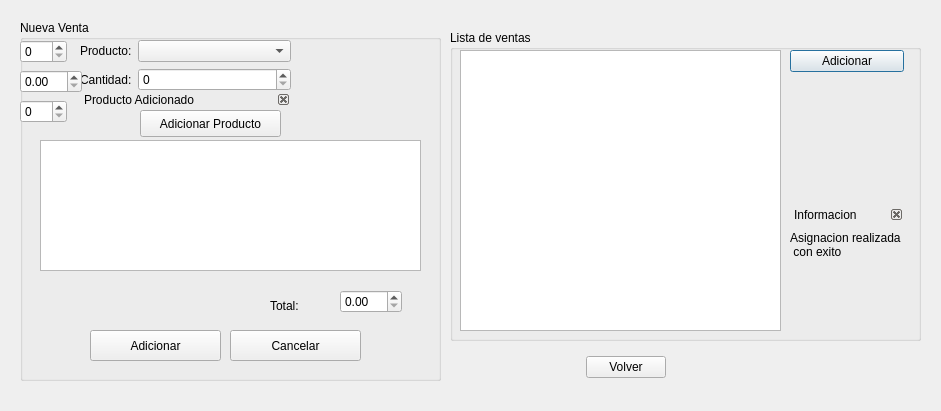
<?xml version="1.0" encoding="UTF-8"?>
<ui version="4.0">
 <class>Gventas</class>
 <widget class="QDialog" name="Gventas">
  <property name="geometry">
   <rect>
    <x>0</x>
    <y>0</y>
    <width>941</width>
    <height>411</height>
   </rect>
  </property>
  <property name="windowTitle">
   <string>Gestionar Ventas</string>
  </property>
  <widget class="QGroupBox" name="groupBox2">
   <property name="geometry">
    <rect>
     <x>450</x>
     <y>30</y>
     <width>471</width>
     <height>311</height>
    </rect>
   </property>
   <property name="title">
    <string>Lista de ventas</string>
   </property>
   <widget class="QTableView" name="lista2">
    <property name="geometry">
     <rect>
      <x>10</x>
      <y>20</y>
      <width>321</width>
      <height>281</height>
     </rect>
    </property>
   </widget>
   <widget class="QWidget" name="verticalLayoutWidget_2">
    <property name="geometry">
     <rect>
      <x>340</x>
      <y>20</y>
      <width>114</width>
      <height>281</height>
     </rect>
    </property>
    <layout class="QVBoxLayout" name="verticalLayout2">
     <item>
      <widget class="QPushButton" name="addbutton2">
       <property name="minimumSize">
        <size>
         <width>0</width>
         <height>22</height>
        </size>
       </property>
       <property name="maximumSize">
        <size>
         <width>16777215</width>
         <height>22</height>
        </size>
       </property>
       <property name="toolTip">
        <string>Adicionar Nueva Consignacion</string>
       </property>
       <property name="statusTip">
        <string>Adicionar Nueva Consignacion</string>
       </property>
       <property name="text">
        <string>Adicionar</string>
       </property>
       <property name="icon">
        <iconset resource="pandasoft.qrc">
         <normaloff>:/images/list-add.png</normaloff>:/images/list-add.png</iconset>
       </property>
      </widget>
     </item>
     <item>
      <spacer name="verticalSpacer2">
       <property name="orientation">
        <enum>Qt::Vertical</enum>
       </property>
       <property name="sizeHint" stdset="0">
        <size>
         <width>20</width>
         <height>40</height>
        </size>
       </property>
      </spacer>
     </item>
     <item>
      <widget class="QDockWidget" name="informaciondventasadicionado">
       <property name="minimumSize">
        <size>
         <width>80</width>
         <height>44</height>
        </size>
       </property>
       <property name="font">
        <font>
         <weight>50</weight>
         <bold>false</bold>
        </font>
       </property>
       <property name="features">
        <set>QDockWidget::DockWidgetClosable</set>
       </property>
       <property name="windowTitle">
        <string>Informacion</string>
       </property>
       <widget class="QWidget" name="informacion2_2">
        <widget class="QLabel" name="informacionlabel2">
         <property name="geometry">
          <rect>
           <x>0</x>
           <y>0</y>
           <width>111</width>
           <height>41</height>
          </rect>
         </property>
         <property name="font">
          <font>
           <weight>50</weight>
           <bold>false</bold>
          </font>
         </property>
         <property name="text">
          <string>Asignacion realizada 
 con exito</string>
         </property>
        </widget>
       </widget>
      </widget>
     </item>
    </layout>
   </widget>
  </widget>
  <widget class="QWidget" name="horizontalLayoutWidget_6">
   <property name="geometry">
    <rect>
     <x>460</x>
     <y>350</y>
     <width>331</width>
     <height>35</height>
    </rect>
   </property>
   <layout class="QHBoxLayout" name="horizontalLayout_6">
    <item>
     <spacer name="horizontalSpacer">
      <property name="orientation">
       <enum>Qt::Horizontal</enum>
      </property>
      <property name="sizeHint" stdset="0">
       <size>
        <width>40</width>
        <height>20</height>
       </size>
      </property>
     </spacer>
    </item>
    <item>
     <widget class="QPushButton" name="volverboton">
      <property name="toolTip">
       <string>Volver a la Pantalla Principal</string>
      </property>
      <property name="statusTip">
       <string>Volver a la Pantalla Principal</string>
      </property>
      <property name="text">
       <string>Volver</string>
      </property>
      <property name="icon">
       <iconset resource="pandasoft.qrc">
        <normaloff>:/images/go-previous.png</normaloff>:/images/go-previous.png</iconset>
      </property>
     </widget>
    </item>
    <item>
     <spacer name="horizontalSpacer_2">
      <property name="orientation">
       <enum>Qt::Horizontal</enum>
      </property>
      <property name="sizeHint" stdset="0">
       <size>
        <width>40</width>
        <height>20</height>
       </size>
      </property>
     </spacer>
    </item>
   </layout>
  </widget>
  <widget class="QStackedWidget" name="dventasw">
   <property name="geometry">
    <rect>
     <x>20</x>
     <y>20</y>
     <width>421</width>
     <height>361</height>
    </rect>
   </property>
   <property name="currentIndex">
    <number>0</number>
   </property>
   <widget class="QWidget" name="page_4">
    <widget class="QGroupBox" name="groupBox_2">
     <property name="geometry">
      <rect>
       <x>0</x>
       <y>0</y>
       <width>421</width>
       <height>361</height>
      </rect>
     </property>
     <property name="title">
      <string>Nueva Venta</string>
     </property>
     <widget class="QWidget" name="formLayoutWidget">
      <property name="geometry">
       <rect>
        <x>60</x>
        <y>20</y>
        <width>211</width>
        <height>106</height>
       </rect>
      </property>
      <layout class="QFormLayout" name="formLayout">
       <property name="fieldGrowthPolicy">
        <enum>QFormLayout::AllNonFixedFieldsGrow</enum>
       </property>
       <item row="0" column="0">
        <widget class="QLabel" name="label2">
         <property name="text">
          <string>Producto:</string>
         </property>
        </widget>
       </item>
       <item row="0" column="1">
        <widget class="QComboBox" name="productocomboBox2">
         <property name="maximumSize">
          <size>
           <width>16777215</width>
           <height>22</height>
          </size>
         </property>
        </widget>
       </item>
       <item row="1" column="0">
        <widget class="QLabel" name="label2_2">
         <property name="text">
          <string>Cantidad:</string>
         </property>
        </widget>
       </item>
       <item row="1" column="1">
        <widget class="QSpinBox" name="cantidad2"/>
       </item>
      </layout>
     </widget>
     <widget class="QDockWidget" name="informacionproductoadicionado">
      <property name="geometry">
       <rect>
        <x>60</x>
        <y>70</y>
        <width>211</width>
        <height>20</height>
       </rect>
      </property>
      <property name="minimumSize">
       <size>
        <width>80</width>
        <height>20</height>
       </size>
      </property>
      <property name="maximumSize">
       <size>
        <width>524287</width>
        <height>20</height>
       </size>
      </property>
      <property name="font">
       <font>
        <weight>50</weight>
        <bold>false</bold>
       </font>
      </property>
      <property name="features">
       <set>QDockWidget::DockWidgetClosable</set>
      </property>
      <property name="windowTitle">
       <string>Producto Adicionado</string>
      </property>
      <widget class="QWidget" name="informacion2_4"/>
     </widget>
     <widget class="QTableView" name="listadventas">
      <property name="geometry">
       <rect>
        <x>20</x>
        <y>120</y>
        <width>381</width>
        <height>131</height>
       </rect>
      </property>
     </widget>
     <widget class="QPushButton" name="addproductoDventas">
      <property name="geometry">
       <rect>
        <x>120</x>
        <y>90</y>
        <width>141</width>
        <height>27</height>
       </rect>
      </property>
      <property name="text">
       <string>Adicionar Producto</string>
      </property>
      <property name="icon">
       <iconset resource="pandasoft.qrc">
        <normaloff>:/images/list-add.png</normaloff>:/images/list-add.png</iconset>
      </property>
     </widget>
     <widget class="QLabel" name="label2_5">
      <property name="geometry">
       <rect>
        <x>250</x>
        <y>270</y>
        <width>62</width>
        <height>31</height>
       </rect>
      </property>
      <property name="text">
       <string>Total:</string>
      </property>
     </widget>
     <widget class="QPushButton" name="addventas">
      <property name="geometry">
       <rect>
        <x>70</x>
        <y>310</y>
        <width>131</width>
        <height>31</height>
       </rect>
      </property>
      <property name="text">
       <string>Adicionar</string>
      </property>
      <property name="icon">
       <iconset resource="pandasoft.qrc">
        <normaloff>:/images/list-add.png</normaloff>:/images/list-add.png</iconset>
      </property>
     </widget>
     <widget class="QSpinBox" name="id2spinbox">
      <property name="geometry">
       <rect>
        <x>0</x>
        <y>80</y>
        <width>47</width>
        <height>23</height>
       </rect>
      </property>
     </widget>
     <widget class="QSpinBox" name="codven2spinbox">
      <property name="geometry">
       <rect>
        <x>0</x>
        <y>20</y>
        <width>47</width>
        <height>23</height>
       </rect>
      </property>
     </widget>
     <widget class="QDoubleSpinBox" name="costo2spinbox">
      <property name="geometry">
       <rect>
        <x>0</x>
        <y>50</y>
        <width>62</width>
        <height>23</height>
       </rect>
      </property>
     </widget>
     <widget class="QDoubleSpinBox" name="total2">
      <property name="geometry">
       <rect>
        <x>320</x>
        <y>270</y>
        <width>62</width>
        <height>23</height>
       </rect>
      </property>
     </widget>
     <widget class="QPushButton" name="cancelar">
      <property name="geometry">
       <rect>
        <x>210</x>
        <y>310</y>
        <width>131</width>
        <height>31</height>
       </rect>
      </property>
      <property name="text">
       <string>Cancelar</string>
      </property>
      <property name="icon">
       <iconset resource="pandasoft.qrc">
        <normaloff>:/images/dialog-cancel.png</normaloff>:/images/dialog-cancel.png</iconset>
      </property>
     </widget>
    </widget>
   </widget>
   <widget class="QWidget" name="page_5">
    <widget class="QWidget" name="formLayoutWidget_4">
     <property name="geometry">
      <rect>
       <x>70</x>
       <y>70</y>
       <width>181</width>
       <height>90</height>
      </rect>
     </property>
     <layout class="QFormLayout" name="formLayout_2">
      <property name="fieldGrowthPolicy">
       <enum>QFormLayout::AllNonFixedFieldsGrow</enum>
      </property>
      <item row="0" column="0">
       <widget class="QLabel" name="ventaid_6">
        <property name="text">
         <string>Condven:</string>
        </property>
       </widget>
      </item>
      <item row="0" column="1">
       <widget class="QLabel" name="dventasid">
        <property name="text">
         <string/>
        </property>
       </widget>
      </item>
      <item row="1" column="0">
       <widget class="QLabel" name="ventaid_3">
        <property name="text">
         <string>Fecha:</string>
        </property>
       </widget>
      </item>
      <item row="1" column="1">
       <widget class="QLabel" name="dventasfecha">
        <property name="text">
         <string/>
        </property>
       </widget>
      </item>
      <item row="2" column="0">
       <widget class="QLabel" name="ventaid_7">
        <property name="text">
         <string>Total en bs:</string>
        </property>
        <property name="alignment">
         <set>Qt::AlignRight|Qt::AlignTrailing|Qt::AlignVCenter</set>
        </property>
       </widget>
      </item>
      <item row="2" column="1">
       <widget class="QLabel" name="dventastotal">
        <property name="text">
         <string/>
        </property>
       </widget>
      </item>
     </layout>
    </widget>
    <widget class="QTableView" name="dventasdetalle">
     <property name="geometry">
      <rect>
       <x>10</x>
       <y>160</y>
       <width>371</width>
       <height>131</height>
      </rect>
     </property>
    </widget>
   </widget>
   <widget class="QWidget" name="page_6"/>
  </widget>
 </widget>
 <resources>
  <include location="pandasoft.qrc"/>
 </resources>
 <connections>
  <connection>
   <sender>volverboton</sender>
   <signal>clicked()</signal>
   <receiver>Gventas</receiver>
   <slot>reject()</slot>
   <hints>
    <hint type="sourcelabel">
     <x>506</x>
     <y>365</y>
    </hint>
    <hint type="destinationlabel">
     <x>423</x>
     <y>388</y>
    </hint>
   </hints>
  </connection>
 </connections>
</ui>
